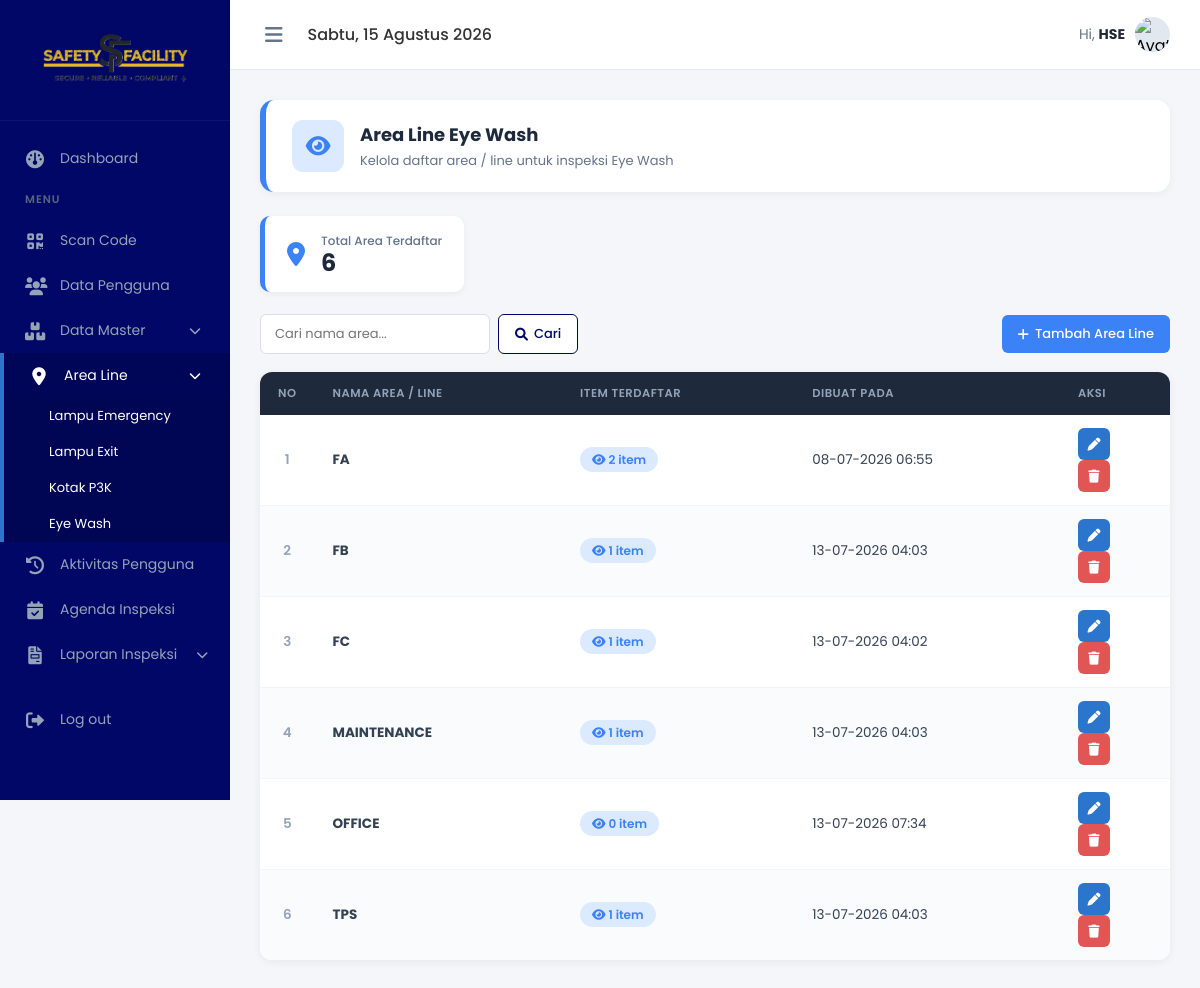
The page /admin/area_line_eyewash.php (signed in) on the database its author committed.
### tables this page shows
CREATE TABLE `area_line` (
  `id_line` int(11) NOT NULL,
  `nama_line` varchar(100) NOT NULL,
  `created_at` timestamp NOT NULL DEFAULT current_timestamp(),
  `jenis` varchar(30) NOT NULL DEFAULT 'lampu_emergency'
);

### admin/area_line_eyewash.php (the view, shortened to what this page needs)
<?php
global $koneksi;
mysqli_query($koneksi, "ALTER TABLE area_line ADD COLUMN IF NOT EXISTS jenis VARCHAR(30) NOT NULL DEFAULT 'lampu_emergency'");
$cari = isset($_GET['cari']) ? trim($_GET['cari']) : '';
if ($cari !== '') {
    $like = "%$cari%";
    $stmt = mysqli_prepare(
        $koneksi,
        "SELECT a.*, COUNT(m.id) as total_item
         FROM area_line a
         LEFT JOIN `master_eyewash` m ON m.`line_area` = a.nama_line
         WHERE a.jenis = 'eyewash' AND a.nama_line LIKE ?
         GROUP BY a.id_line ORDER BY a.nama_line ASC"
    );
    mysqli_stmt_bind_param($stmt, "s", $like);
    mysqli_stmt_execute($stmt);
    $result = mysqli_stmt_get_result($stmt);
} else {
    $result = mysqli_query(
        $koneksi,
        "SELECT a.*, COUNT(m.id) as total_item
         FROM area_line a
         LEFT JOIN `master_eyewash` m ON m.`line_area` = a.nama_line
         WHERE a.jenis = 'eyewash'
         GROUP BY a.id_line ORDER BY a.nama_line ASC"
    );
}
$total_line = mysqli_num_rows($result);
$dh = [
    'Sunday' => 'Minggu',
    'Monday' => 'Senin',
    'Tuesday' => 'Selasa',
    'Wednesday' => 'Rabu',
    'Thursday' => 'Kamis',
    'Friday' => 'Jumat',
    'Saturday' => 'Sabtu'
];
$db = [
    'January' => 'Januari',
    'February' => 'Februari',
    'March' => 'Maret',
    'April' => 'April',
    'May' => 'Mei',
    'June' => 'Juni',
    'July' => 'Juli',
    'August' => 'Agustus',
    'September' => 'September',
    'October' => 'Oktober',
    'November' => 'November',
    'December' => 'Desember'
];
$tanggal_format = $dh[date('l')] . ", " . date('d') . " " . $db[date('F')] . " " . date('Y');
?>
<!DOCTYPE html>
<html lang="id">
<head>
    <link rel="stylesheet" href="https://cdnjs.cloudflare.com/ajax/libs/font-awesome/6.0.0/css/all.min.css">
    <link rel="stylesheet" href="style.css">
</head>
<body>
    <aside class="sidebar" id="sidebar">
        <div class="sidebar-brand">
            <img src="../foto/logo.png" alt="Logo" class="sidebar-logo">
        </div>
        <ul class="sidebar-menu">
            <li><a href="index.php"><i class="fa-solid fa-gauge"></i> <span>Dashboard</span></a></li>
            <li class="menu-header">Menu</li>
            <li><a href="scan.php"><i class="fa-solid fa-qrcode"></i> <span>Scan Code</span></a></li>
            <li><a href="pengguna.php"><i class="fa-solid fa-users"></i> <span>Data Pengguna</span></a></li>
            <li class="has-submenu">
                <a href="javascript:void(0)" onclick="toggleSubmenu(this)">
                    <i class="fa-solid fa-boxes-stacked"></i><span>Data Master</span>
                    <i class="fa-solid fa-chevron-down submenu-icon"></i>
                </a>
            </li>
            <li class="has-submenu active">
                <a href="javascript:void(0)" onclick="toggleSubmenu(this)">
                    <i class="fa-solid fa-location-dot"></i><span>Area Line</span>
                    <i class="fa-solid fa-chevron-down submenu-icon"></i>
                </a>
                <ul class="submenu" style="display:block;">
                    <li class=""><a href="area_line_lampu_emergency.php">Lampu Emergency</a></li>
                    <li class=""><a href="area_line_lampu_exit.php">Lampu Exit</a></li>
                    <li class=""><a href="area_line_p3k.php">Kotak P3K</a></li>
                    <li class="active"><a href="area_line_eyewash.php">Eye Wash</a></li>
                </ul>
            </li>
            <li><a href="aktivitas.php"><i class="fa-solid fa-clock-rotate-left"></i> <span>Aktivitas Pengguna</span></a></li>
            <li><a href="agenda.php"><i class="fa-solid fa-calendar-check"></i> <span>Agenda Inspeksi</span></a></li>
            <li class="has-submenu">
                <a href="javascript:void(0)" onclick="toggleSubmenu(this)">
                    <i class="fa-solid fa-file-invoice"></i><span>Laporan Inspeksi</span>
                    <i class="fa-solid fa-chevron-down submenu-icon"></i>
                </a>
            </li>
            <li style="margin-top:20px;"><a href="../logout.php"><i class="fa-solid fa-right-from-bracket"></i> <span>Log out</span></a></li>
        </ul>
    </aside>
    <main class="main-content">
        <header class="topbar">
            <div class="topbar-left">
                <button class="toggle-sidebar-btn" onclick="toggleSidebar()"><i class="fa-solid fa-bars"></i></button>
                <div class="topbar-date"><?= $tanggal_format; ?></div>
            </div>
            <div class="topbar-right">
                <div class="user-profile">
                    <span>Hi, <strong><?= htmlspecialchars($_SESSION['nama_lengkap']); ?></strong></span>
                    <div class="user-avatar">
                        <img src="https://images.unsplash.com/photo-1535713875002-d1d0cf377fde?q=80&w=100" alt="Avatar">
                    </div>
                </div>
            </div>
        </header>
        <section class="content-body">
            <div class="page-head">
                <div class="ph-icon"><i class="fa-solid fa-eye"></i></div>
                <div class="ph-info">
                    <h2>Area Line  Eye Wash</h2>
                    <p>Kelola daftar area / line untuk inspeksi Eye Wash</p>
                </div>
            </div>
            <div class="stat-mini">
                <i class="fa-solid fa-location-dot"></i>
                <div>
                    <h3>Total Area Terdaftar</h3>
                    <p><?= $total_line; ?></p>
                </div>
            </div>
            <div class="page-toolbar">
                <form method="GET" class="search-bar">
                    <input type="text" name="cari" placeholder="Cari nama area..." value="<?= htmlspecialchars($cari); ?>">
                    <button type="submit" class="btn btn-outline"><i class="fa-solid fa-magnifying-glass"></i> Cari</button>
                </form>
                <button class="btn btn-primary" onclick="openModal('modalTambah')">
                    <i class="fa-solid fa-plus"></i> Tambah Area Line
                </button>
            </div>
            <div class="table-card">
                <table class="area-table">
                    <thead>
                        <tr>
                            <th style="width:52px;">No</th>
                            <th>Nama Area / Line</th>
                            <th>Item Terdaftar</th>
                            <th>Dibuat Pada</th>
                            <th style="width:110px;">Aksi</th>
                        </tr>
                    </thead>
                    <tbody>
                        <?php if (mysqli_num_rows($result) > 0): ?>
                            <?php $no = 1;
                            while ($row = mysqli_fetch_assoc($result)): ?>
                                <tr>
                                    <td style="text-align:center;font-weight:600;color:#94a3b8;"><?= $no++; ?></td>
                                    <td><strong><?= htmlspecialchars($row['nama_line']); ?></strong></td>
                                    <td>
                                        <span class="badge-item">
                                            <i class="fa-solid fa-eye"></i>
                                            <?= $row['total_item']; ?> item
                                        </span>
                                    </td>
                                    <td><?= date('d-m-Y H:i', strtotime($row['created_at'])); ?></td>
                                    <td class="action-icons">
                                        <a href="javascript:void(0)" class="ic-edit" title="Edit"
                                            onclick='bukaEdit(<?= json_encode(["id_line" => $row["id_line"], "nama_line" => $row["nama_line"]]); ?>)'>
                                            <i class="fa-solid fa-pen"></i>
                                        </a>
                                        <a href="area_line_eyewash.php?hapus=<?= $row['id_line']; ?>" class="ic-delete" title="Hapus"
                                            onclick="return confirm('Hapus area ini? Pastikan tidak ada data yang masih menggunakannya.')">
                                            <i class="fa-solid fa-trash"></i>
                                        </a>
                                    </td>
                                </tr>
                            <?php endwhile; ?>
                        <?php endif; ?>
                    </tbody>
                </table>
            </div>
        </section>
    </main>
</body>
</html>

### admin/style.css (style rules this page uses)
* { margin: 0; padding: 0; box-sizing: border-box; font-family: 'Poppins', sans-serif; }
body { background-color: #f4f6f9; display: flex; min-height: 100vh; overflow-x: hidden; }
.sidebar { width: 230px; background-color: #000766; color: #adb5bd; display: flex; flex-direction: column; transition: width 0.3s ease; overflow-y: auto; overflow-x: hidden; height: 100vh; position: fixed; top: 0; left: 0; z-index: 100; }
.sidebar-brand { padding: 20px; display: flex; align-items: center; justify-content: center; color: #fff; border-bottom: 1px solid rgba(255, 255, 255, 0.05); white-space: nowrap; }
.sidebar-logo { max-width: 85%; height: auto; transition: all 0.3s ease; }
.sidebar-menu { padding: 15px 0; list-style: none; flex-grow: 1; }
.menu-header { padding: 10px 25px; font-size: 11px; text-transform: uppercase; letter-spacing: 1px; color: #596579; font-weight: 600; white-space: nowrap; transition: opacity 0.2s; }
.sidebar-menu li a { display: flex; align-items: center; gap: 15px; padding: 12px 25px; color: #94a3b8; text-decoration: none; font-size: 14px; transition: all 0.3s; white-space: nowrap; }
.sidebar-menu li a i { font-size: 18px; width: 20px; text-align: center; flex-shrink: 0; }
.sidebar-menu li a span { transition: opacity 0.2s; }
.sidebar-menu li a:hover, .sidebar-menu li.active a { background-color: rgba(255, 255, 255, 0.02); color: #fff; }
.sidebar-menu li.active a { border-left: 4px solid #2b75cc; background-color: rgba(0, 0, 0, 0.15); }
.main-content { flex-grow: 1; display: flex; flex-direction: column; min-width: 0; margin-left: 230px; transition: margin-left 0.3s ease; }
.topbar { background-color: #fff; height: 70px; display: flex; align-items: center; justify-content: space-between; padding: 0 30px; border-bottom: 1px solid #e2e8f0; }
.topbar-left { display: flex; align-items: center; gap: 20px; }
.toggle-sidebar-btn { font-size: 20px; color: #64748b; cursor: pointer; background: none; border: none; outline: none; padding: 5px; display: flex; align-items: center; justify-content: center; transition: color 0.2s; }
.topbar-date { font-size: 16px; color: #333; font-weight: 500; }
.topbar-right { display: flex; align-items: center; gap: 25px; }
.user-profile { display: flex; align-items: center; gap: 10px; cursor: pointer; }
.user-profile span { font-size: 14px; color: #64748b; }
.user-profile strong { color: #1e293b; }
.user-avatar { width: 35px; height: 35px; background-color: #e2e8f0; border-radius: 50%; display: flex; align-items: center; justify-content: center; overflow: hidden; }
.user-avatar img { width: 100%; height: 100%; object-fit: cover; }
.content-body { padding: 30px; flex-grow: 1; position: relative; }
.submenu { display: none; list-style: none; background: rgba(0, 0, 0, 0.05); margin: 0; padding: 0; }
.submenu li a { display: flex; align-items: center; padding: 8px 15px 8px 45px !important; font-size: 13px !important; color: #444; text-decoration: none; transition: background 0.2s; }
.submenu-icon { margin-left: auto; font-size: 12px !important; transition: transform 0.3s ease; }
.has-submenu>a { display: flex; align-items: center; width: 100%; }
.main-content { animation: fadeIn 0.4s ease-out; }
.content-body { animation: slideInUp 0.5s cubic-bezier(0.16, 1, 0.3, 1); }
.shortcut-card, .stat-card, .table-action-btn, button, a { transition: all 0.2s ease-in-out !important; }

### rows shown on the page
area_line: nama_line "FA", total_item "2", created_at "08-07-2026 06:55"
area_line: nama_line "FB", total_item "1", created_at "13-07-2026 04:03"
area_line: nama_line "FC", total_item "1", created_at "13-07-2026 04:02"
area_line: nama_line "MAINTENANCE", total_item "1", created_at "13-07-2026 04:03"
area_line: nama_line "OFFICE", total_item "0", created_at "13-07-2026 07:34"
area_line: nama_line "TPS", total_item "1", created_at "13-07-2026 04:03"

### other values the page prints
$_SESSION['nama_lengkap'] "HSE"
$total_line "6"
